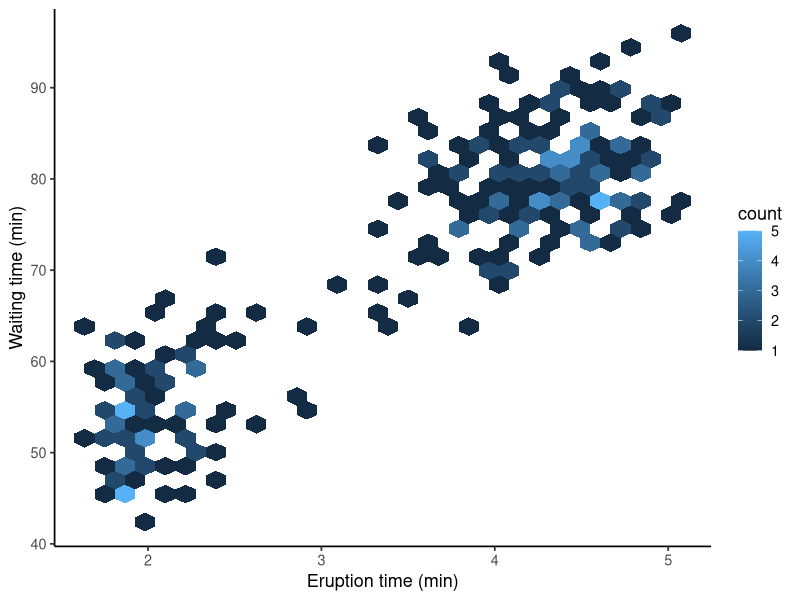
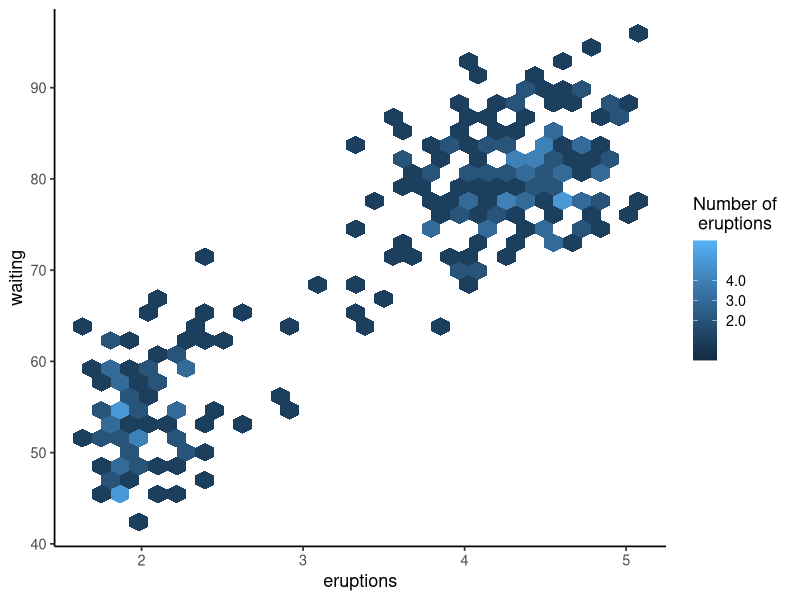
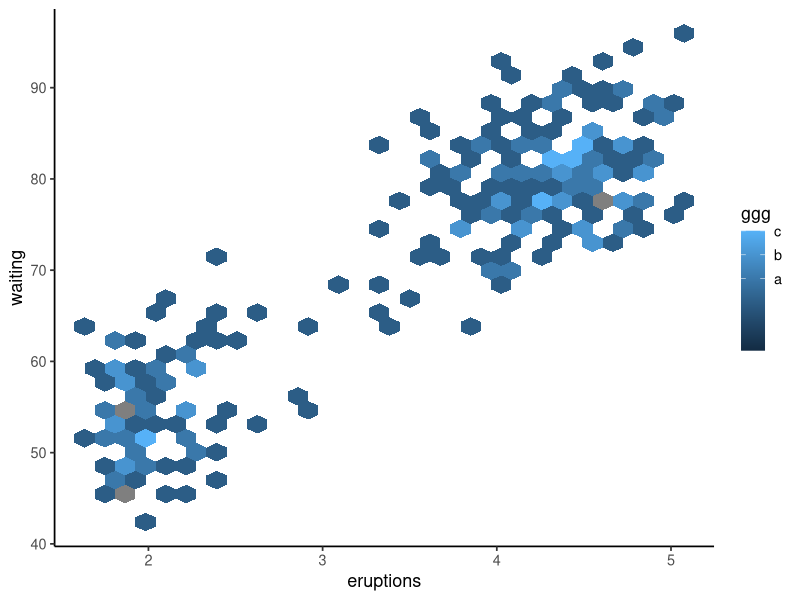

Generate these figures, in order, with R:
## ---- chunk 1
knitr::opts_chunk$set(message = F, 
                      error = F, 
                      warning = F,
                      fig.align = "center")

## ---- chunk 2
library(tidyverse)

ggplot(faithful, aes(x = eruptions, y = waiting)) + 
  geom_hex(aes(fill = ..count..)) +  # hexagon bins 
  labs(x = "Eruption time (min)", y = "Waiting time (min)") + 
  theme_classic(base_size = 13)

## ---- chunk 3
ggplot(faithful, aes(x = eruptions, y = waiting)) + 
  geom_hex(aes(fill = ..count..)) +
  scale_fill_gradient(limits = c(0, 6), 
                      breaks = c(2, 3, 4),
                      labels = c("2.0", "3.0", "4.0"),
                      name = "Number of \n eruptions") + 
  theme_classic(base_size = 13)

## ---- chunk 4
ggplot(faithful, aes(x = eruptions, y = waiting)) + 
  geom_hex(aes(fill = ..count..)) +  # hexagon bins 
  scale_fill_gradient(limits = c(-1, 4), 
                      breaks = c(2, 3, 4), 
                      labels = c(letters[1:3]), 
                      name = "ggg") + 
  theme_classic(base_size = 13)

